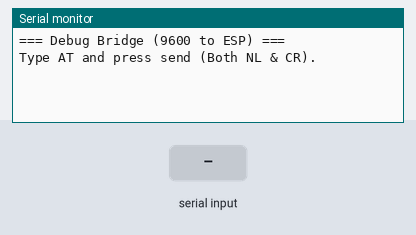
The sketch below on a simulated Arduino Uno, built with avr-gcc and run on an emulated ATmega328P. Shown: the last lines printed to the serial monitor. The test bench sets the inputs (shaded band).

Above: at 1.2 s.
1.3 s: "UART:9600,8,1,0,0\n" received over Serial
At 2.4 s:
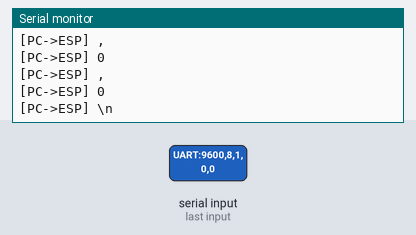
2.8 s: byte 13 ('\r') received over Serial
At 3.6 s:
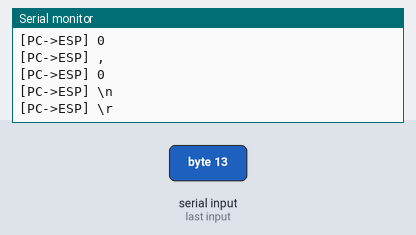
4.3 s: "UART:9600,8,1,0,0\n" received over the second serial link
At 4.7 s:
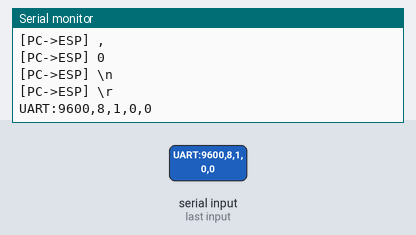
5.8 s: "1\n" received over the second serial link
At 7.0 s:
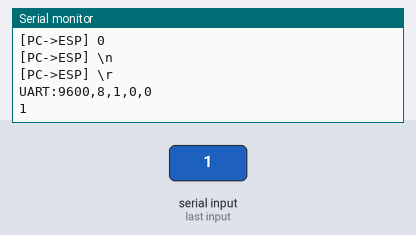
7.3 s: "2\n" received over Serial
At 8.7 s:
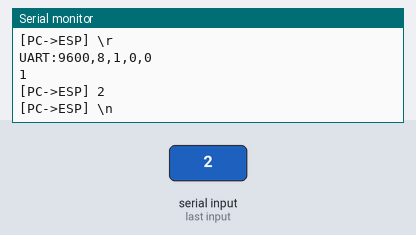
Timing chart, 0 to 9.8 s (numbered marks = the images above; inputs shaded):
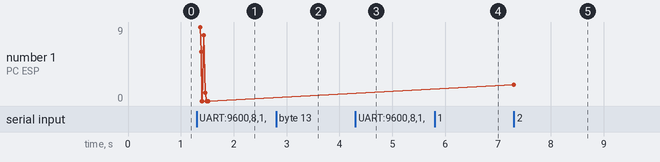

Measured:
- after the input at 1.3 s, the serial monitor: prints a new line at once (image 1)
- after the input at 2.8 s, the serial monitor: prints a new line at once (image 2)
- after the input at 4.3 s, the serial monitor: prints a new line at once (image 3)
- after the input at 5.8 s, the serial monitor: prints a new line at once (image 4)
- after the input at 7.3 s, the serial monitor: prints a new line at once (image 5)
- plotted number 1: 0 → 2 after the input at 7.3 s

The sketch:

36.ESP_WiFi_9600.ino
```cpp
/*
** ESP와 PC 통신 시, 속도 초기 설정 방법

1. (115200 상태에서) 시리얼 모니터로 AT → OK 확인

2. AT명령어로 속도 지정 : AT+UART_DEF=9600,8,1,0,0 → OK 확인
  (와이파이 모듈의 통신 속도를 9600으로 변경하는 명령어)

3. ESP-01 전원 리셋

4. 아두이노 코드에서 esp8266.begin(9600); 로 변경 후 업로드

5. 시리얼 모니터(9600)에서 AT → OK 나오면 성공
*/

#include <SoftwareSerial.h>

// D2 = Arduino RX(ESP TX), D3 = Arduino TX(ESP RX)
// 실질적으로 선 연결 ESP판의 TX 가 D2, ESP판의 RX가 D3 연결!!
SoftwareSerial myESP(2, 3);

void setup() {
  // Serial.begin(115200);
  // myESP.begin(115200);
  Serial.begin(9600);       // PC <-> 아두이노
  myESP.begin(9600);        // ESP-01 AT 펌웨어 속도를 9600으로 맞춘다고 가정

  Serial.println("=== Debug Bridge (9600 to ESP) ===");
  Serial.println("Type AT and press send (Both NL & CR).");
}

void loop() {
  // ===== ESP -> PC 브리지 =====
  while (myESP.available()) {
    char c = myESP.read();
    Serial.write(c);
  }

  // ===== PC -> ESP 브리지 =====
  while (Serial.available()) {
    char c = Serial.read();

    Serial.print("[PC->ESP] ");
    if (c == '\r') Serial.print("\\r");
    else if (c == '\n') Serial.print("\\n");
    else Serial.print(c);
    Serial.println();

    myESP.write(c);
  }
}

/*
 * ============================================================
 *  ESP8266(ESP-01) AT 명령어 테스트용 리스트
 *  - 시리얼 모니터 설정:
 *      Baud: 9600
 *      Line ending: Both NL & CR
 *  - 명령은 반드시 "대문자"로 입력 (AT, AT+GMR 등)
 * ============================================================
 *
 * ------------------------------------------------------------
 *  0. 기본 통신 / 디버그용
 * ------------------------------------------------------------
 *
 *  AT
 *    - 통신 확인용 기본 명령
 *    - 정상: "OK"
 *
 *  ATE0
 *    - 에코 끄기 (ESP가 내가 보낸 명령을 다시 출력하지 않게 함)
 *    - 로그를 깔끔하게 보고 싶을 때 사용
 *    - 정상: "OK"
 *
 *  ATE1
 *    - 에코 켜기 (기본값)
 *
 *
 * ------------------------------------------------------------
 *  1. 기본 정보 / 리셋 / UART 확인
 * ------------------------------------------------------------
 *
 *  AT+GMR
 *    - 펌웨어 버전 / SDK 버전 / 컴파일 시간 확인
 *    - 정상: 버전 정보 + "OK"
 *
 *  AT+RST
 *    - ESP 모듈 소프트 리셋
 *    - 정상:
 *        OK
 *        (이후 부트 로그)
 *        Ai-Thinker Technology Co. Ltd.
 *
 *        ready
 *
 *  AT+UART?
 *    - 현재 UART 설정 확인
 *    - 예: "UART:9600,8,1,0,0"
 *
 *  AT+UART_DEF=9600,8,1,0,0
 *    - 기본 UART 속도를 9600으로 영구 설정 (리셋 후에도 유지)
 *    - 설정 바꾸고 나면, 다음부터는 9600으로 맞춰서 접속해야 함
 *
 *
 * ------------------------------------------------------------
 *  2. Wi-Fi 모드 관련
 * ------------------------------------------------------------
 *
 *  AT+CWMODE?
 *    - 현재 Wi-Fi 모드 확인
 *    - 1: Station (AP에 접속하는 클라이언트 모드)
 *    - 2: SoftAP (AP로 동작)
 *    - 3: Station + SoftAP
 *
 *  AT+CWMODE=1
 *    - Station 모드로 설정 (일반적으로 Flask 서버와 연동할 때 사용)
 *    - 필요 시 이후에 AT+RST로 재부팅
 *
 *
 * ------------------------------------------------------------
 *  3. Wi-Fi AP 스캔 / 접속
 * ------------------------------------------------------------
 *
 *  AT+CWLAP
 *    - 주변 Wi-Fi AP 목록 스캔
 *    - 한글 SSID는 깨져 보일 수 있음 (정상)
 *
 *  AT+CWJAP="SSID","PASSWORD"
 *    - 특정 AP에 접속
 *    - 예: AT+CWJAP="mywifi","mypassword"
 *    - 정상:
 *        WIFI CONNECTED
 *        WIFI GOT IP
 *        OK
 *
 *  AT+CWJAP?
 *    - 현재 접속 중인 AP 정보 확인
 *    - 접속 안 되어 있으면 "No AP" / "ERROR" 나올 수 있음
 *
 *
 * ------------------------------------------------------------
 *  4. IP / 네트워크 정보
 * ------------------------------------------------------------
 *
 *  AT+CIFSR
 *    - ESP의 IP / MAC 주소 확인
 *    - 예:
 *        +CIFSR:STAIP,"192.168.0.23"
 *        +CIFSR:STAMAC,"xx:xx:xx:xx:xx:xx"
 *        OK
 *    - STAIP가 ESP에 할당된 IP 주소
 *
 *
 * ------------------------------------------------------------
 *  5. TCP / HTTP 테스트 (Flask 등 서버와 연결)
 * ------------------------------------------------------------
 *
 *  AT+CIPMUX=0
 *    - 단일 연결 모드 (우리가 보통 쓰는 모드)
 *    - 0: 단일 연결, 1: 다중 연결
 *
 *  AT+CIPSTART="TCP","<SERVER_IP>",<PORT>
 *    - TCP 소켓 열기
 *    - 예: AT+CIPSTART="TCP","192.168.0.10",5000
 *    - 정상: "CONNECT" + "OK"
 *
 *  AT+CIPSEND=<길이>
 *    - 전송할 데이터의 바이트 길이를 먼저 알려줌
 *    - 정상: ">" 프롬프트가 나오면, 그 다음에 실제 데이터를 보냄
 *
 *    예) 간단한 HTTP GET 요청:
 *
 *      1) AT+CIPSEND=67   (예: 아래 요청 전체 길이에 맞춰 계산)
 *         → ">"
 *      2) GET / HTTP/1.1\r\n
 *         Host: 192.168.0.10:5000\r\n
 *         Connection: close\r\n
 *         \r\n
 *
 *    - 성공: "SEND OK" 이후, HTTP/1.1 200 OK ... 응답이 출력됨
 *
 *  AT+CIPCLOSE
 *    - TCP 연결 닫기
 *    - 정상: "CLOSED" / "CLOSE OK"
 *
 *
 * ------------------------------------------------------------
 *  6. 설정 초기화(조심해서 사용)
 * ------------------------------------------------------------
 *
 *  AT+RESTORE
 *    - 공장 초기화 (Wi-Fi 설정, UART_DEF, 기타 설정 모두 초기화)
 *    - 설정이 다 날아가기 때문에 정말 필요할 때만 사용
 *    - 정상: OK 후 리부팅 → 다시 "Ai-Thinker ... ready"
 *
 *
 * ------------------------------------------------------------
 *  7. 실전 테스트 추천 순서
 * ------------------------------------------------------------
 *
 *  1) AT             // 통신 확인
 *     ATE0           // 에코 끄기 (옵션)
 *  2) AT+GMR         // 펌웨어 버전 확인
 *  3) AT+CWMODE=1    // Station 모드 설정
 *  4) AT+CWJAP="SSID","PASSWORD"   // AP 접속
 *  5) AT+CIFSR       // IP 주소 확인
 *  6) AT+CIPMUX=0    // 단일 연결 모드
 *  7) AT+CIPSTART="TCP","<SERVER_IP>",<PORT>  // 서버 연결
 *  8) AT+CIPSEND=... + HTTP 요청 전송
 *  9) AT+CIPCLOSE    // 연결 종료
 *
 *  위 순서대로 하나씩 성공하는지 확인하면
 *  ESP-01 ↔ Wi-Fi ↔ Flask(또는 다른 서버)까지 전체 경로를 점검할 수 있음.
 *
 * ============================================================
 */
```
